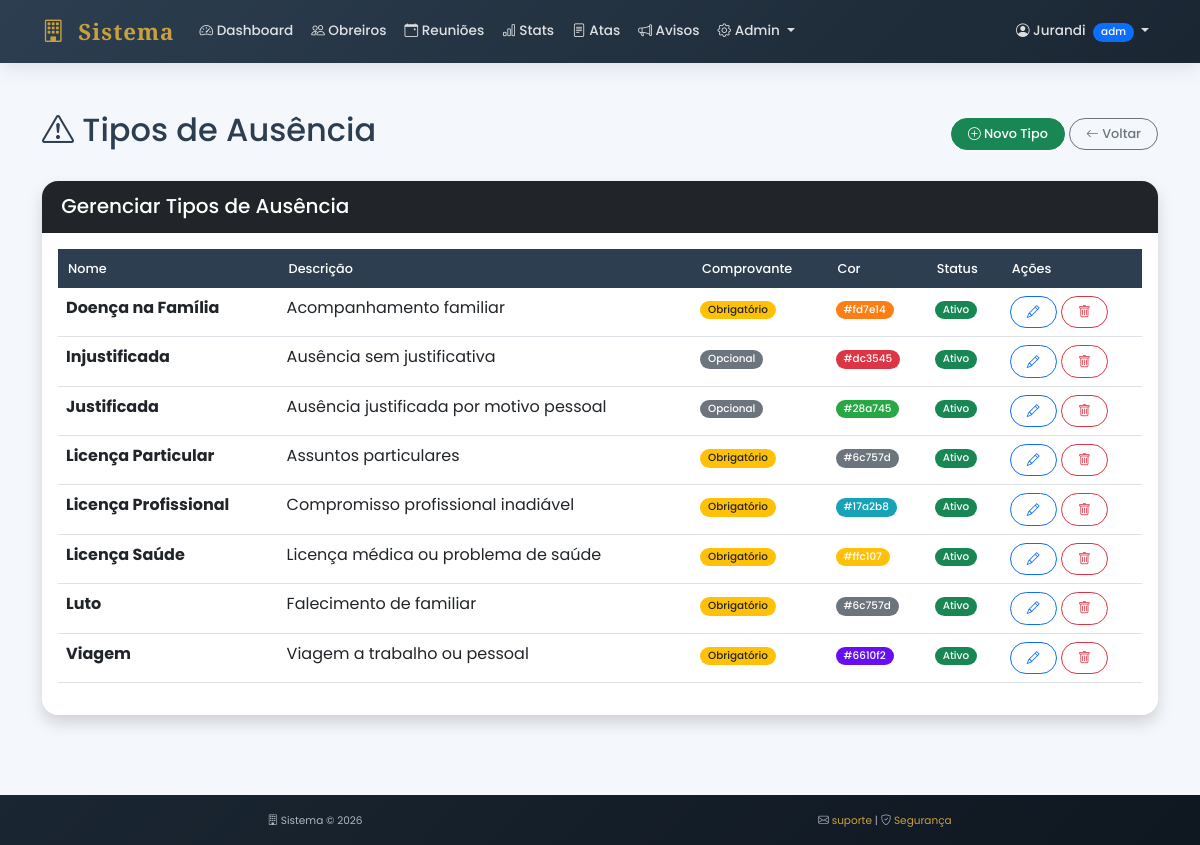
The page /tipos_ausencia (signed in) on the database its author committed.
### tables this page shows
CREATE TABLE tipos_ausencia (
        id INTEGER PRIMARY KEY AUTOINCREMENT,
        nome TEXT NOT NULL,
        descricao TEXT,
        requer_comprovante INTEGER DEFAULT 0,
        cor TEXT DEFAULT '#6c757d',
        ativo INTEGER DEFAULT 1
    );

### app.py (the view)
@app.route("/tipos_ausencia")
@admin_required
def listar_tipos_ausencia():
    conn = get_db()
    cursor = conn.cursor()
    cursor.execute("SELECT * FROM tipos_ausencia ORDER BY nome")
    tipos = cursor.fetchall()
    conn.close()
    return render_template("presenca/tipos_ausencia.html", tipos=tipos)

### app.py (called while the page is built)
@app.context_processor
def inject_global():
    return {'datetime': datetime, 'now': datetime.now()}

def admin_required(f):
    @wraps(f)
    def decorated_function(*args, **kwargs):
        if "usuario" not in session or session.get("tipo") != "admin":
            flash("Acesso restrito a administradores", "danger")
            return redirect("/dashboard")
        return f(*args, **kwargs)
    return decorated_function

def get_db():
    conn = sqlite3.connect("banco.db")
    conn.row_factory = sqlite3.Row
    return conn

### templates/presenca/tipos_ausencia.html (shortened to what this page needs)
{% extends "base.html" %}
{% block content %}
<div class="container-fluid py-4">
    <div class="container">
        <div class="d-flex justify-content-between align-items-center mb-4">
            <h2>
                <i class="bi bi-exclamation-triangle"></i>
                Tipos de Ausência
            </h2>
            <div>
                <a href="/tipos_ausencia/novo" class="btn btn-success">
                    <i class="bi bi-plus-circle"></i> Novo Tipo
                </a>
                <a href="/presenca/estatisticas" class="btn btn-outline-secondary">
                    <i class="bi bi-arrow-left"></i> Voltar
                </a>
            </div>
        </div>
        <div class="card shadow">
            <div class="card-header bg-dark text-white">
                <h5 class="mb-0">Gerenciar Tipos de Ausência</h5>
            </div>
            <div class="card-body">
                <div class="table-responsive">
                    <table class="table table-hover">
                        <thead>
                            <tr>
                                <th>Nome</th>
                                <th>Descrição</th>
                                <th>Comprovante</th>
                                <th>Cor</th>
                                <th>Status</th>
                                <th>Ações</th>
                            </tr>
                        </thead>
                        <tbody>
                            {% for tipo in tipos %}
                            <tr>
                                <td>
                                    <strong>{{ tipo.nome }}</strong>
                                </td>
                                <td>{{ tipo.descricao or '-' }}</td>
                                <td>
                                    {% if tipo.requer_comprovante == 1 %}
                                        <span class="badge bg-warning text-dark">Obrigatório</span>
                                    {% else %}
                                        <span class="badge bg-secondary">Opcional</span>
                                    {% endif %}
                                </td>
                                <td>
                                    <span class="badge" style="background-color: {{ tipo.cor }}; color: white;">
                                        {{ tipo.cor }}
                                    </span>
                                </td>
                                <td>
                                    {% if tipo.ativo == 1 %}
                                        <span class="badge bg-success">Ativo</span>
                                    {% else %}
                                        <span class="badge bg-secondary">Inativo</span>
                                    {% endif %}
                                </td>
                                <td>
                                    <a href="/tipos_ausencia/editar/{{ tipo.id }}"
                                       class="btn btn-sm btn-outline-primary">
                                        <i class="bi bi-pencil"></i>
                                    </a>
                                    <a href="/tipos_ausencia/excluir/{{ tipo.id }}"
                                       class="btn btn-sm btn-outline-danger"
                                       onclick="return confirm('Excluir este tipo de ausência?')">
                                        <i class="bi bi-trash"></i>
                                    </a>
                                </td>
                            </tr>
                            {% endfor %}
                        </tbody>
                    </table>
                </div>
            </div>
        </div>
    </div>
</div>
{% endblock %}

### templates/base.html (style rules this page uses)
:root { --primary: #2c3e50; --secondary: #c9a03d; --dark: #1a2632; --light: #f8f9fa; --accent: #e67e22; }
body { font-family: 'Poppins', sans-serif; background-color: #f4f7fb; color: #2c3e50; }
.card { border: none; border-radius: 16px; box-shadow: 0 4px 15px rgba(0,0,0,0.05); transition: all 0.3s ease; overflow: hidden; }
.card-header { background-color: white; border-bottom: 2px solid rgba(0,0,0,0.05); padding: 0.8rem 1.2rem; font-weight: 600; }
.btn { border-radius: 50px; padding: 0.35rem 1rem; font-weight: 500; font-size: 0.8rem; transition: all 0.3s; }
.badge { padding: 0.25rem 0.5rem; font-weight: 500; border-radius: 20px; font-size: 0.65rem; }
.table thead th { background-color: var(--primary); color: white; font-weight: 500; border: none; padding: 10px; font-size: 0.8rem; }

### rows shown on the page
tipos_ausencia: nome "Doença na Família", descricao "Acompanhamento familiar", requer_comprovante "Obrigatório", cor "#fd7e14", ativo "Ativo"
tipos_ausencia: nome "Injustificada", descricao "Ausência sem justificativa", requer_comprovante "Opcional", cor "#dc3545", ativo "Ativo"
tipos_ausencia: nome "Justificada", descricao "Ausência justificada por motivo pessoal", requer_comprovante "Opcional", cor "#28a745", ativo "Ativo"
tipos_ausencia: nome "Licença Particular", descricao "Assuntos particulares", requer_comprovante "Obrigatório", cor "#6c757d", ativo "Ativo"
tipos_ausencia: nome "Licença Profissional", descricao "Compromisso profissional inadiável", requer_comprovante "Obrigatório", cor "#17a2b8", ativo "Ativo"
tipos_ausencia: nome "Licença Saúde", descricao "Licença médica ou problema de saúde", requer_comprovante "Obrigatório", cor "#ffc107", ativo "Ativo"
tipos_ausencia: nome "Luto", descricao "Falecimento de familiar", requer_comprovante "Obrigatório", cor "#6c757d", ativo "Ativo"
tipos_ausencia: nome "Viagem", descricao "Viagem a trabalho ou pessoal", requer_comprovante "Obrigatório", cor "#6610f2", ativo "Ativo"

### other values the page prints
{{ session.tipo[:3] }} "adm"
